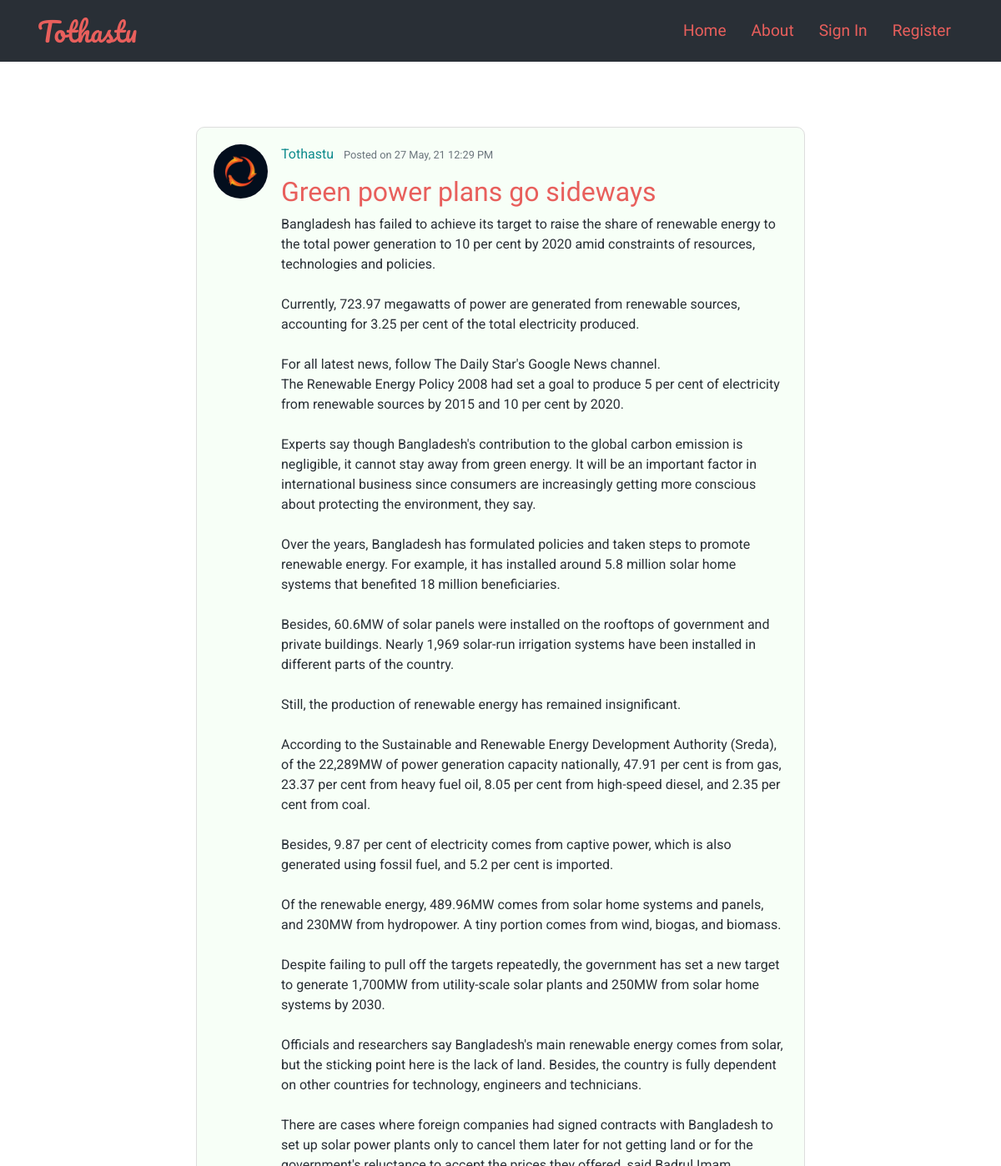
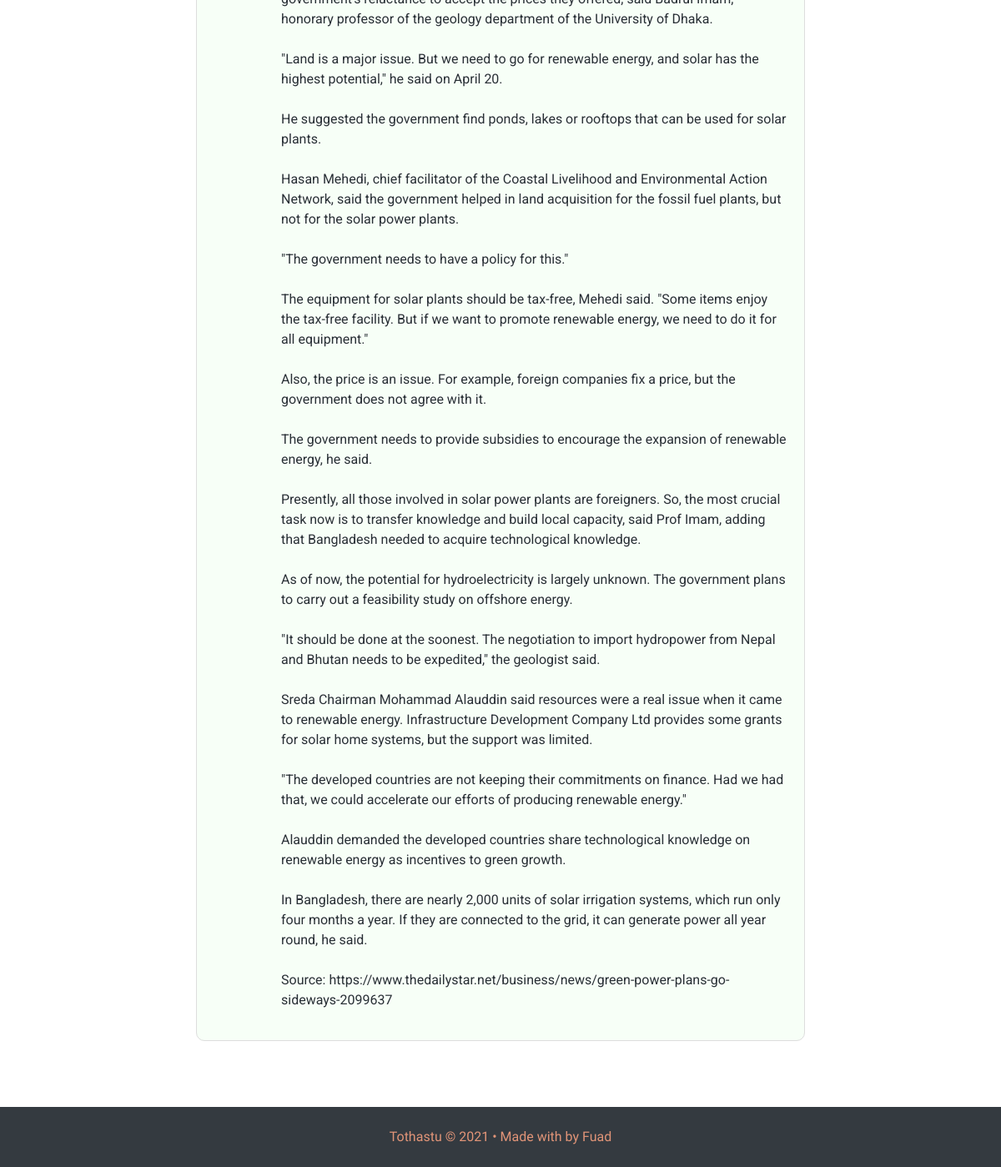
The app's page /blog/post/24/ with its own data (2 pictures, top to bottom).
### blog/models.py (models this page shows, shortened)
class Post(models.Model):
    title = models.CharField(max_length=100)
    content = models.TextField()
    post_date = models.DateTimeField(default=timezone.now)
    author = models.ForeignKey(User, on_delete=models.CASCADE)

### users/models.py (models this page shows, shortened)
class Profile(models.Model):
    user = models.OneToOneField(User, on_delete=models.CASCADE)
    image = models.ImageField(default= 'default.jpg', upload_to='profile_pics')

### blog/views.py (the view)
# urls.py: path('post/<int:pk>/', PostDetail.as_view(), name='post-detail'),
class PostDetail(DetailView):
    model = Post

### blog/templates/blog/post_detail.html (shortened to what this page needs)
{% extends "blog/base.html" %}
{% block content %}
<br>
<article class="media content-section">
    <img class="rounded-circle article-img" src="{{ object.author.profile.image.url }}">
    <div class="media-body">
        <div class="article-metadata">
            <a class="mr-2" href="{% url 'user-posts' object.author.username %}">{{ object.author }}</a>
            <small class="text-muted"> Posted on {{ object.post_date|date:"d M, y g:i A"}}</small>
        </div>
        <h2 class="article-title">{{ object.title }}</h2>
        <p class="article-content">{{ object.content }}</p>
    </div>
</article>
<br>
{% endblock %}

### blog/static/blog/style.css (style rules this page uses)
html, body { height: 100%; }
body { background: #ffffff; font-family: 'Roboto', sans-serif; color: #292F36; margin-top: 5rem; margin-bottom: 0rem; display: flex; flex-direction: column; }
h1, h2, h3, h4, h5, h6 { color: #444444; font-family: 'Comfortaa', cursive; }
p { font-family: 'Roboto', sans-serif; }
a { color: #0F8B8D; text-decoration: none; }
.content-section { background: #f7fff7; padding-top: 20px; padding-bottom: 20px; padding-right: 20px; padding-left: 20px; border: 1px solid #dddddd; border-radius: 10px; margin-bottom: 5px; }
.article-title { color: #E85F5C; }
.article-content { white-space: pre-line; }
.article-img { height: 65px; width: 65px; margin-right: 16px; }
.article-metadata { padding-bottom: 10px; margin-bottom: 4px; }

### records on screen
Post: author.profile.image (picture), author "Tothastu", post_date "27 May, 21 12:29 PM", title "Green power plans go sideways", content "Bangladesh has failed to achieve its target to raise the share of renewable energy to the total power generation to 10 per cent by 2020 amid constraints of resources, technologies and policies. Currently, 723.97 megawatts of power are generated from renewable sources, accounting for 3.25 per cent of the total electricity produced. For all latest news, follow The Daily Star's Google News channel. The Renewable Energy Policy 2008 had set a goal to produce 5 per cent of electricity from renewable sources by 2015 and 10 per cent by 2020. Experts say though Bangladesh's contribution to the global carbon emission is negligible, it cannot stay away from green energy. It will be an important factor…"
